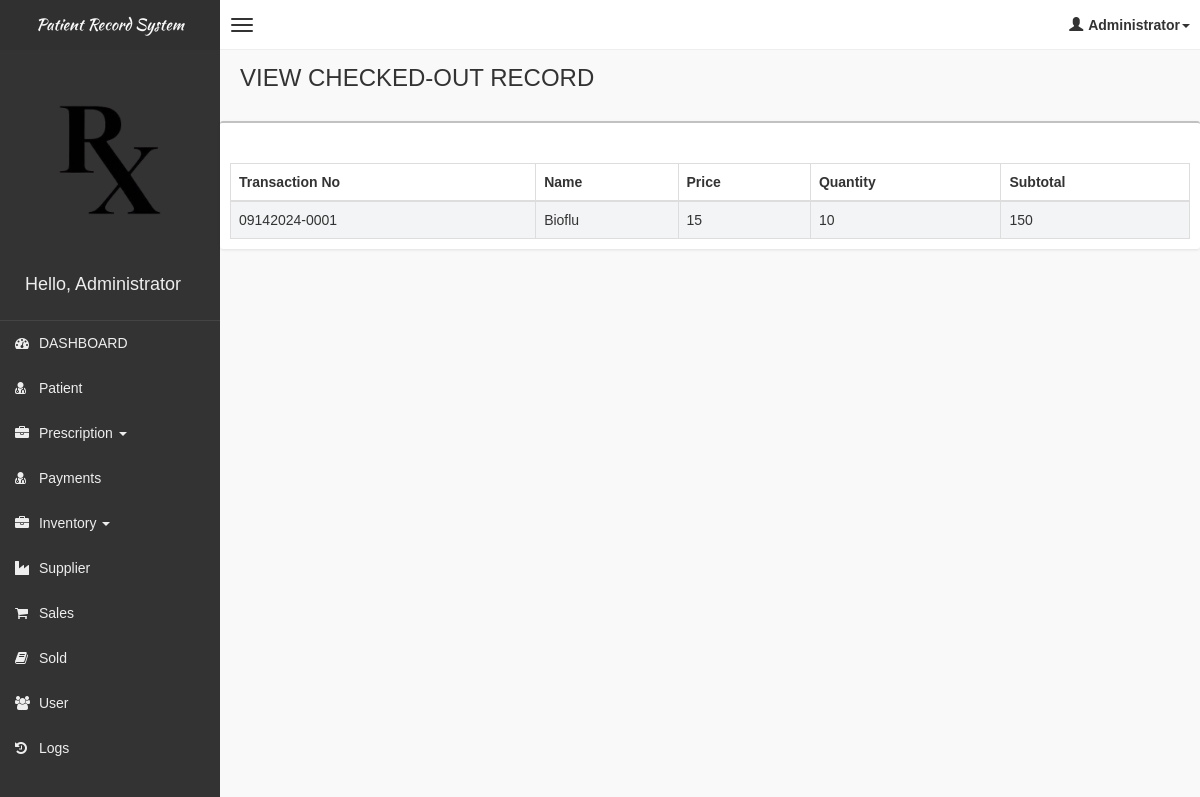
The page /pages/sold/view_checkout.php?transno=09142024-0001&user_id=1 (signed in) on the database its author committed.
### tables this page shows
CREATE TABLE IF NOT EXISTS `tblorder` (
  `id` int(11) NOT NULL AUTO_INCREMENT,
  `product_id` int(11) DEFAULT NULL,
  `quantity` int(11) NOT NULL,
  `date_updated` timestamp NOT NULL DEFAULT CURRENT_TIMESTAMP,
  `user_id` int(11) NOT NULL,
  `transno` varchar(100) DEFAULT NULL,
  `customer` varchar(100) DEFAULT NULL,
  `total` int(11) DEFAULT NULL,
  `date_created` timestamp NOT NULL DEFAULT CURRENT_TIMESTAMP,
  `cash` int(11) DEFAULT NULL,
  `change` int(11) DEFAULT NULL,
  `si_no` varchar(500) DEFAULT NULL,
  PRIMARY KEY (`id`)
);

CREATE TABLE IF NOT EXISTS `tblproduct` (
  `id` int(11) NOT NULL AUTO_INCREMENT,
  `name` varchar(100) DEFAULT NULL,
  `price` float DEFAULT NULL,
  `qty` int(11) NOT NULL DEFAULT '1',
  `status` varchar(100) NOT NULL DEFAULT 'ACTIVE',
  `description` text,
  `image` text,
  `date_created` datetime NOT NULL DEFAULT CURRENT_TIMESTAMP,
  `date_updated` datetime NOT NULL DEFAULT CURRENT_TIMESTAMP,
  `cat_id` int(11) NOT NULL,
  `supplier_id` int(11) DEFAULT NULL,
  `model_number` varchar(255) NOT NULL,
  `frame_brand` varchar(255) DEFAULT NULL,
  `frame_type` varchar(255) NOT NULL,
  `lens_type` varchar(255) DEFAULT NULL,
  `lens_coating` varchar(255) NOT NULL,
  `sph` varchar(255) NOT NULL,
  `i_add` varchar(255) NOT NULL,
  PRIMARY KEY (`id`)
);

### pages/sold/view_checkout.php (the view, shortened to what this page needs)
<!DOCTYPE html>
<html>
    <?php
    if(!isset($_SESSION['role']))
    {
        header("Location: ../../login.php");
    }
    else
    {
    include('../head_css.php'); ?>
    <body class="skin-black">
        <?php
        include "../connection.php";
        ?>
        <?php include('../header.php'); ?>
        <div class="wrapper row-offcanvas row-offcanvas-left">
            <?php include('../sidebar-left.php'); ?>
            <aside class="right-side">
                <section class="content-header">
                    <h1>
                       VIEW CHECKED-OUT RECORD
                    </h1>
                </section>
                <section class="content">
                    <div class="row">
                            <div class="box">
                                <div class="box-header">
                                    <div style="padding:10px;">
                                    </div>
                                </div>
                                <div class="box-body table-responsive">
                                <form method="post">
                                    <table id="table" class="table table-bordered table-striped">
                                        <thead>
                                            <tr>
                                                <th>Transaction No</th>
                                                <th>Name</th>
                                                <th>Price</th>
                                                <th>Quantity</th>
                                                <th>Subtotal</th>
                                            </tr>
                                        </thead>
                                        <tbody>
                                            <?php
                                            $transno = isset($_GET['transno']) ? $_GET['transno'] : '';
                                            $user_id = isset($_GET['user_id']) ? $_GET['user_id'] : '';
                                            $squery = mysqli_query($con, "SELECT o.id, o.product_id, o.quantity, (o.quantity * p.price) AS subtotal, o.user_id, o.transno, o.date_created, p.name, p.price, p.image, p.description, p.cat_id FROM tblorder as o INNER JOIN tblproduct as p ON p.id=o.product_id where o.transno = '$transno' AND o.user_id= '$user_id' ORDER BY id asc");
                                            while($row = mysqli_fetch_array($squery))
                                            {
                                                echo '
                                                <tr>
                                                    <td>'.$row['transno'].'</td>
                                                    <td>' . $row['name'] . '</td>
                                                    <td>' . $row['price'] . '</td>
                                                    <td>' . $row['quantity'] . '</td>
                                                    <td>' . $row['subtotal'] . '</td>
                                                  </tr>
                                                ';
                                            }
                                            ?>
                                        </tbody>
                                    </table>
                                    </form>
                                </div>
                            </div>
                    </div>
                </section>
            </aside>
        </div>
        <?php }
        include "../footer.php"; ?>
    </body>
</html>

### css/AdminLTE.css (style rules this page uses)
html, body { overflow-x: hidden!important; font-family: 'Source Sans Pro', sans-serif; -webkit-font-smoothing: antialiased; min-height: 100%; background: #f9f9f9; }
.wrapper { min-height: 100%; }
.wrapper:before, .wrapper:after { display: table; content: " "; }
.wrapper:after { clear: both; }
.right-side, .left-side { min-height: 100%; display: block; }
.right-side { background-color: #f9f9f9; margin-left: 220px; }
.content { padding: 20px 15px; background: #f9f9f9; }
h1, h2, h3, h4, h5, h6, .h1, .h2, .h3, .h4, .h5, .h6 { font-family: 'Source Sans Pro', sans-serif; }
.table-striped > tbody > tr:nth-child(odd) > td, .table-striped > tbody > tr:nth-child(odd) > th { background-color: #f3f4f5; }
.right-side > .content-header { position: relative; padding: 15px 15px 10px 20px; }
.right-side > .content-header > h1 { margin: 0; font-size: 24px; }
.box { position: relative; background: #ffffff; border-top: 2px solid #c1c1c1; margin-bottom: 20px; -webkit-border-radius: 3px; -moz-border-radius: 3px; border-radius: 3px; width: 100%; box-shadow: 0px 1px 3px rgba(0, 0, 0, 0.1); }
.box .box-header { position: relative; -webkit-border-top-left-radius: 3px; -webkit-border-top-right-radius: 3px; -webkit-border-bottom-right-radius: 0; -webkit-border-bottom-left-radius: 0; -moz-border-radius-topleft: 3px; -moz-border-radius-topright: 3px; -moz-border-radius-bottomright: 0; -moz-border-radius-bottomleft: 0; border-top-left-radius: 3px; border-top-right-radius: 3px; border-bottom-right-radius: 0; border-bottom-left-radius: 0; border-bottom: 0px solid #f4f4f4; color: #444; padding-bottom: 10px; }
.box .box-header:before, .box .box-header:after { display: table; content: " "; }
.box .box-header:after { clear: both; }
.box .box-body { padding: 10px; -webkit-border-top-left-radius: 0; -webkit-border-top-right-radius: 0; -webkit-border-bottom-right-radius: 3px; -webkit-border-bottom-left-radius: 3px; -moz-border-radius-topleft: 0; -moz-border-radius-topright: 0; -moz-border-radius-bottomright: 3px; -moz-border-radius-bottomleft: 3px; border-top-left-radius: 0; border-top-right-radius: 0; border-bottom-right-radius: 3px; border-bottom-left-radius: 3px; }
.box .box-body .table { margin-bottom: 0; }
.skin-black .right-side > .content-header { background: transparent; box-shadow: none; }

### rows shown on the page
tblorder: transno "09142024-0001", product.name "Bioflu", product.price "15", quantity "10", subtotal "150"

### other values the page prints
$_SESSION['role'] "Administrator"
